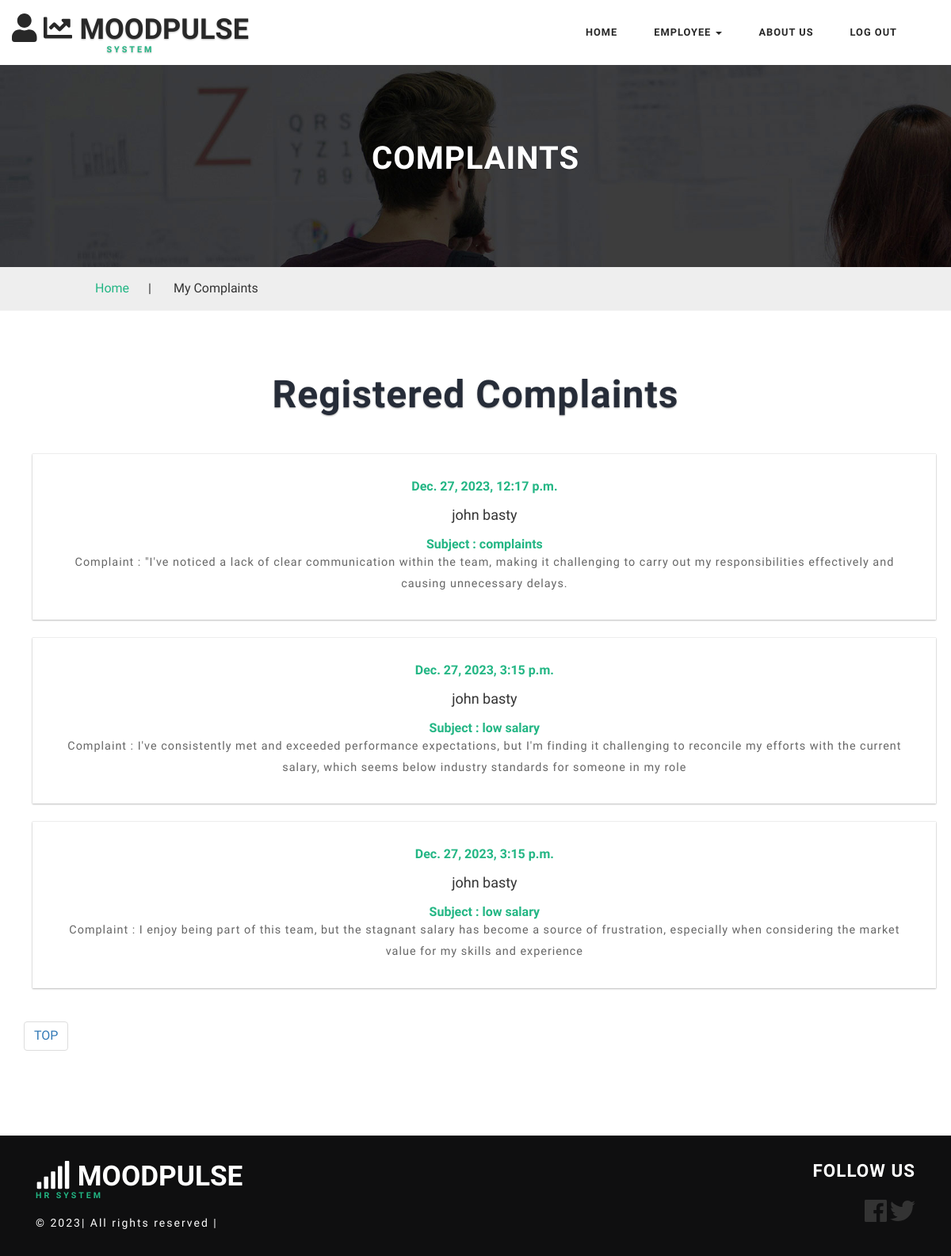
Screenshot of /HR/complaints/ (signed in) with the database file from the repository.
### HR/models.py (models this page shows, shortened)
class Complaints(models.Model):
    id = models.BigAutoField(primary_key=True)
    complaint = models.ForeignKey(User, on_delete=models.CASCADE)
    subject = models.TextField()
    date_time = models.DateTimeField()
    complaint_text = models.TextField()
    complainant = models.CharField(max_length=50)
    choice = (('0', 'Pending'), ('1', 'Resolved'))
    status = models.CharField(max_length=10, choices=choice)

### HR/views.py (the view)
# urls.py: path('complaints/', views.complaints, name='complaints'),
def complaints(request):
    context = {}
    comp = []
    user = User.objects.get(username=request.user.username)
    if user.is_superuser:
        complaint = Complaints.objects.all()
        for i in complaint:
            comp.append(i)
    else:
        complaint = Complaints.objects.filter(complaint=user)
        for i in complaint:
            comp.append(i)
    context['complaints'] = comp
    return render(request, 'HR/complaints.html', context)

### HR/templates/HR/complaints.html (shortened to what this page needs)
<!DOCTYPE html>
<html>
{% load static %}
<head>
    <link href="{% static 'HR/bootstrap.css' %}" rel="stylesheet" type="text/css" media="all"/>
    <link href="{% static 'HR/style.css' %}" rel="stylesheet" type="text/css" media="all"/>
</head>
<body>
<div class="header" id="home">
    <div class="content white agile-info">
        <nav class="navbar navbar-default" role="navigation">
            <div class="container">
                <div class="navbar-header">
                    <a class="navbar-brand" href="{% url 'HR:home' %}">
                        <h1>
                            <i class="fas fa-user"></i>
                            <i class="fas fa-chart-line"></i>
                            MoodPulse<label>System</label>
                          </h1>
                    </a>
                </div>
                <div class="collapse navbar-collapse" id="bs-example-navbar-collapse-1">
                    <nav class="link-effect-2" id="link-effect-2">
                        <ul class="nav navbar-nav">
                            <li><a href="{% url 'HR:home' %}" class="effect-3">Home</a></li>
                            {% if user.is_authenticated %}
                            {% if user.is_superuser %}
                             <li class="dropdown">
                                <a href="#" class="dropdown-toggle effect-3" data-toggle="dropdown">Admin<b
                                        class="caret"></b></a>
                                <ul class="dropdown-menu multi-column columns-2">
                                    <div class="row">
                                        <div class="col-sm-6">
                                            <ul class="multi-column-dropdown">
                                                <li><a href="{% url 'HR:dashboard' %}">Dashboard</a></li>
                                                <li class="divider"></li>
                                                <li  class="active"><a href="{% url 'HR:complaints' %}">Complaints</a></li>
                                                <li class="divider"></li>
                                                <li><a href="{% url 'HR:feedback' %}">Feedback</a></li>
                                            </ul>
                                        </div>
                                    </div>
                                </ul>
                            </li>
                            {% else %}
                            <li class="dropdown">
                                <a href="#" class="dropdown-toggle effect-3" data-toggle="dropdown">Employee <b
                                        class="caret"></b></a>
                            </li>
                            {% endif %}{% endif %}
                            <li><a href="{% url 'HR:about' %}" class="effect-3">About us</a></li>
                            {% if user.is_authenticated %}
                            <li><a href="{% url 'HR:logout' %}" class="effect-3">Log Out</a></li>
                            {% else %}
                            <li><a href="{% url 'HR:login' %}" class="effect-3">Log In</a></li>
                            {% endif %}
                        </ul>
                    </nav>
                </div>
            </div>
        </nav>
    </div>
</div>
	<div class="inner_page_agile">
		<h3>Complaints</h3>
	</div>
	<div class="services-breadcrumb_w3layouts">
		<div class="inner_breadcrumb">
			<ul class="short_w3ls"_w3ls>
				<li><a href="{% url 'HR:home' %}">Home</a><span>|</span></li>
				{% if user.is_superuser %}
                <li>Complaints</li>
                {% else %}
                <li>My Complaints</li>{% endif %}
			</ul>
		</div>
	</div>
	<div class="inner_content_info_agileits">
		<div class="container">
			<div class="tittle_head_w3ls">
				<h3 class="tittle">Registered Complaints</h3>
			</div>
			<div class="inner_sec_grids_info_w3ls">
				{% for c in complaints %}
                <div class="col-md-14 blog-grid one" style="width:100%">
					<div class="col-md-14-offset-2 events_info">
						<h5>{{c.date_time}}</h5>
						<h4>{{c.complainant}}</a></h4>
                        <h5>Subject : {{c.subject}}</h5>
						<p>Complaint : {{c.complaint_text}}</p>
					</div>
				</div>
                {% endfor %}
                <ul class="pagination paging w3-agileits-paging">
						<li>
							<a href="#" aria-label="TOP">TOP
					  </a>
					</ul>
			</div>
		</div>
	</div>
<div class="footer_w3ls">
    <div class="container">
        <div class="footer_bottom">
            <div class="col-md-9 footer_bottom_grid">
                <div class="footer_bottom1">
                    <a href="{% url 'HR:home' %}">
                        <h2><span class="fa fa-signal" aria-hidden="true"></span> MoodPulse <label>Hr SYSTEM</label>
                        </h2>
                    </a>
                    <p>© 2023| All rights reserved | <a href="http://w3layouts.com"></a></p>
                </div>
            </div>
            <div class="col-md-3 footer_bottom_grid">
                <h6>Follow Us</h6>
                <div class="social">
                    <ul>
                        <li><a href="https://www.facebook.com/akshay.garg.1481"><i class="fab fa-facebook fa-2x"></i></a></li>
                        <li><a href="https://twitter.com/MayankJindalMJ"><i class="fab fa-twitter fa-2x"></i></a></li>
                    </ul>
                </div>
            </div>
            <div class="clearfix"></div>
        </div>
    </div>
</div>
</body>
</html>

### HR/static/HR/style.css (style rules this page uses)
html, body { margin: 0; font-size: 100%; background: #fff; font-family: 'Work Sans', sans-serif; }
body a { text-decoration: none; transition: 0.5s all; -webkit-transition: 0.5s all; -moz-transition: 0.5s all; -o-transition: 0.5s all; -ms-transition: 0.5s all; }
h1, h2, h3, h4, h5, h6 { margin: 0; font-family: 'Work Sans', sans-serif; }
p { margin: 0; letter-spacing: 1px; font-size: 0.9em; }
ul { margin: 0; padding: 0; }
label { margin: 0; }
.content { margin: 0; padding: 0px; }
.navbar-nav { float: right; margin: 0; }
.content.white { background: #fff; padding: 1em 0; }
.navbar { position: relative; min-height: 50px; margin-bottom: 0!important; border: 1px solid transparent; }
.navbar-default { background-color: #fff; border-color: #fff; }
.navbar-brand { float: left; padding: 0!important; font-size: 18px; line-height: 0px!important; height: 0px!important; text-transform: uppercase; text-shadow: 0 1px 2px rgba(0, 0, 0, 0.29); }
.navbar-default a.navbar-brand h1 { color: #282828; font-weight: bold; }
.navbar-default .navbar-nav>li>a { color: #282828; font-size: 0.8em; letter-spacing: 1px; font-weight: 600; text-transform: uppercase; padding: 14px 8px; }
.navbar-nav>li>a { padding-top: 18px; padding-bottom: 15px; }
.navbar-default .navbar-brand label { color: #23B684; display: block; font-size: 0.3em; text-align: center; letter-spacing: 3px; }
.effect-3 { overflow: hidden; }
.effect-3:before { left: -1px; bottom: 0; width: 100%; height: 2px; background: #23B684; content: ''; position: absolute; transition: transform .5s ease; transform: translateX(-100%); -webkit-transform: translateX(-100%); -moz-transform: translateX(-100%); -o-transform: translateX(-100%); -ms-transform: translateX(-100%); }
.navbar-nav>li { float: left; margin: 0 15px; }
h3.tittle { color: #262c38; margin: 0; font-size: 3em; font-weight: 700; letter-spacing: 1px; text-align: center; text-shadow: 0 1px 2px rgba(0, 0, 0, 0.33); }
.inner_sec_grids_info_w3ls { margin-top: 4em; }
.inner_page_agile h3 { color: #fff; text-transform: uppercase; font-weight: 700; font-size: 2.5em; text-shadow: 0 1px 2px rgba(0, 0, 0, 0.29); letter-spacing: 1px; }
.services-breadcrumb_w3layouts { width: 100%; border: none; padding: 1em 0; background: #eee; }
.services-breadcrumb_w3layouts ul li span { padding: 0 1.5em; }
ul.short_w3ls { text-align: left; }
ul.short_w3ls li { list-style: none; display: inline-block; }
.inner_breadcrumb { width: 80%; margin: 0 auto; }
ul.short_w3ls li a { color: #23b684; text-decoration: none; }
.inner_content_info_agileits { padding: 6em 0; }
.blog-grid p { color: #666; line-height: 1.9em; padding: 0 1em; }
.events_info h4 { margin: 1em 0; }
.events_info { padding: 2em 1em; }
.blog-grid { text-align: center; background: #FFFFFF; box-shadow: 0 0px 1px rgb(168, 168, 168), 0 1px 2px rgba(0, 0, 0, .24); padding: 0; width: 31%; margin: 0 1%; }
.events_info h5 { font-size: 1em; font-weight: 600; color: #23b684; }
.blog-grid.one { margin-bottom: 1.4em; }
.footer_bottom1 a { display: inline-block; }
.footer_w3ls { background: #0f0f10; }
.footer_bottom_grid:nth-child(2) { float: right; text-align: right; }
.footer_bottom { padding: 2em 0; }
.footer_bottom h6 { color: #ffffff; font-size: 1.4em; letter-spacing: 1px; margin-bottom: 1em; text-transform: uppercase; font-weight: 700; }
.footer_bottom1 p { color: #fff; font-size: 14px; letter-spacing: 2px; margin-top: 1em; }
.social ul { padding: 0; margin: 0; }
.social ul li { display: inline-block; }
.social ul li a { color: #333; text-align: center; }
.footer_bottom1 label { color: #23B684; display: block; font-size: 0.3em; letter-spacing: 3px; }
.footer_bottom1 h2 { font-size: 2.2em; text-transform: uppercase; text-shadow: 0 1px 2px rgba(0, 0, 0, 0.29); color: #fff; font-weight: 700; }
@media (max-width:1366px) { .inner_sec_grids_info_w3ls { margin-top: 3em; } }
@media (max-width:1366px) { .inner_content_info_agileits, .banner-bottom, .services { padding: 5em 0; } }

### rows the page displays
Complaints: date_time "Dec. 27, 2023, 12:17 p.m.", complainant "john basty", subject "complaints", complaint_text "\"I've noticed a lack of clear communication within the team, making it challenging to carry out my responsibilities effectively and causing unnecessary delays."
Complaints: date_time "Dec. 27, 2023, 3:15 p.m.", complainant "john basty", subject "low salary", complaint_text "I've consistently met and exceeded performance expectations, but I'm finding it challenging to reconcile my efforts with the current salary, which seems below industry standards for someone in my role"
Complaints: date_time "Dec. 27, 2023, 3:15 p.m.", complainant "john basty", subject "low salary", complaint_text "I enjoy being part of this team, but the stagnant salary has become a source of frustration, especially when considering the market value for my skills and experience"
